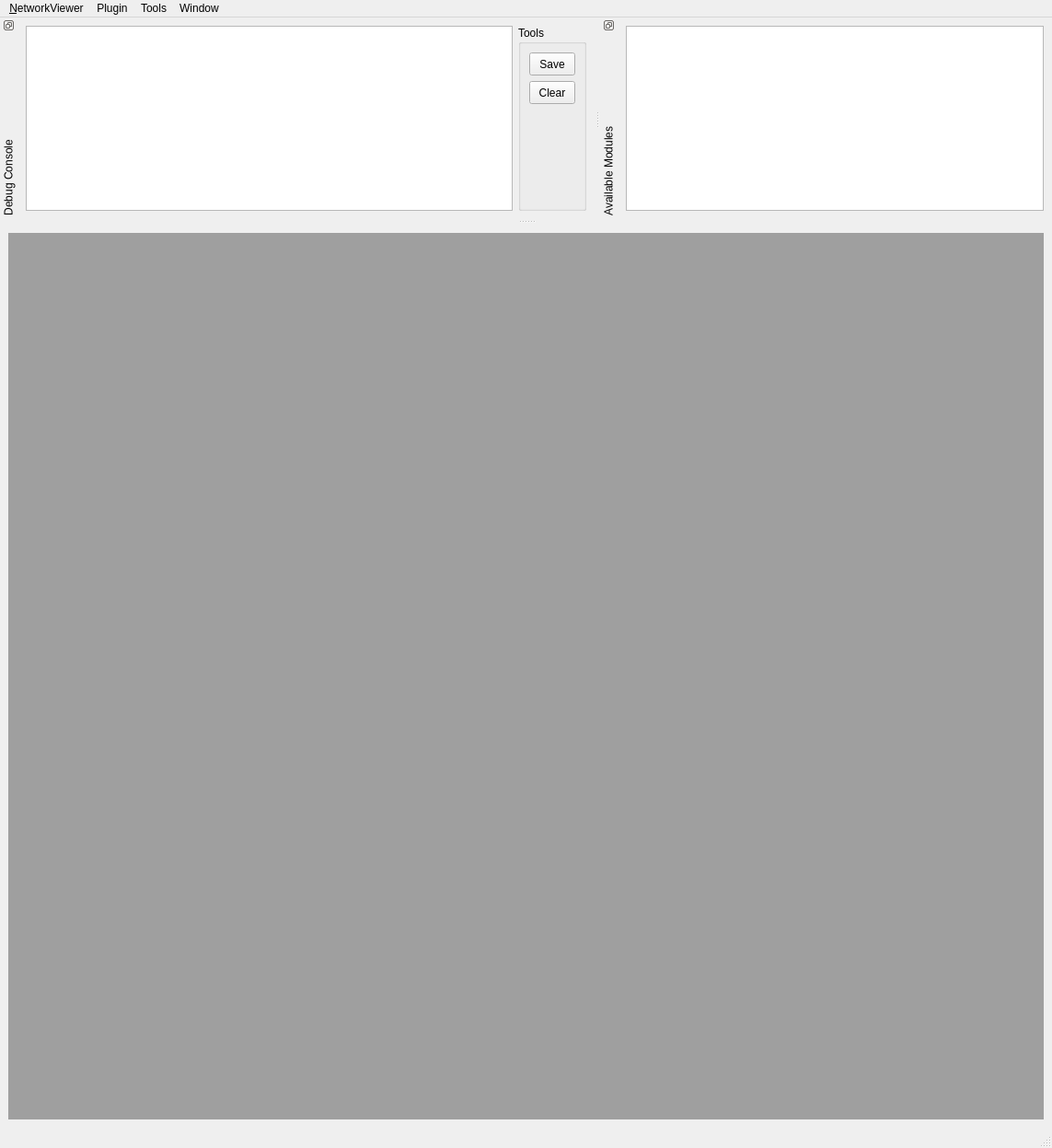
<?xml version="1.0" encoding="UTF-8"?>
<ui version="4.0">
 <class>NETVModuleView</class>
 <widget class="QMainWindow" name="NETVModuleView">
  <property name="geometry">
   <rect>
    <x>0</x>
    <y>0</y>
    <width>1143</width>
    <height>1247</height>
   </rect>
  </property>
  <property name="sizePolicy">
   <sizepolicy hsizetype="Expanding" vsizetype="MinimumExpanding">
    <horstretch>0</horstretch>
    <verstretch>0</verstretch>
   </sizepolicy>
  </property>
  <property name="windowTitle">
   <string>NetViewer</string>
  </property>
  <widget class="QWidget" name="centralwidget">
   <layout class="QVBoxLayout" name="verticalLayout_2">
    <item>
     <widget class="QMdiArea" name="m_mdiArea">
      <property name="enabled">
       <bool>true</bool>
      </property>
      <property name="viewMode">
       <enum>QMdiArea::SubWindowView</enum>
      </property>
      <property name="documentMode">
       <bool>false</bool>
      </property>
      <property name="tabPosition">
       <enum>QTabWidget::West</enum>
      </property>
     </widget>
    </item>
   </layout>
  </widget>
  <widget class="QMenuBar" name="menubar">
   <property name="geometry">
    <rect>
     <x>0</x>
     <y>0</y>
     <width>1143</width>
     <height>22</height>
    </rect>
   </property>
   <widget class="QMenu" name="menu_File">
    <property name="title">
     <string>&amp;NetworkViewer</string>
    </property>
    <addaction name="actionDevice_Selection"/>
    <addaction name="separator"/>
    <addaction name="actionPreferences"/>
    <addaction name="actionAbout"/>
    <addaction name="separator"/>
    <addaction name="actionQuit"/>
   </widget>
   <widget class="QMenu" name="menuPlugin">
    <property name="title">
     <string>Plugin</string>
    </property>
   </widget>
   <widget class="QMenu" name="menuWindow">
    <property name="title">
     <string>Window</string>
    </property>
    <addaction name="actionTile_Windows"/>
    <addaction name="actionCascade_Windows"/>
    <addaction name="actionClose_All_Windows"/>
    <addaction name="separator"/>
   </widget>
   <widget class="QMenu" name="menuTools">
    <property name="title">
     <string>Tools</string>
    </property>
    <addaction name="actionDisable_All_Variables"/>
    <addaction name="actionEnable_All_Variables"/>
   </widget>
   <addaction name="menu_File"/>
   <addaction name="menuPlugin"/>
   <addaction name="menuTools"/>
   <addaction name="menuWindow"/>
  </widget>
  <widget class="QStatusBar" name="statusbar"/>
  <widget class="QDockWidget" name="m_debugDockWidget">
   <property name="sizePolicy">
    <sizepolicy hsizetype="Expanding" vsizetype="MinimumExpanding">
     <horstretch>0</horstretch>
     <verstretch>0</verstretch>
    </sizepolicy>
   </property>
   <property name="minimumSize">
    <size>
     <width>402</width>
     <height>219</height>
    </size>
   </property>
   <property name="maximumSize">
    <size>
     <width>524287</width>
     <height>524287</height>
    </size>
   </property>
   <property name="floating">
    <bool>false</bool>
   </property>
   <property name="features">
    <set>QDockWidget::DockWidgetFloatable|QDockWidget::DockWidgetMovable|QDockWidget::DockWidgetVerticalTitleBar</set>
   </property>
   <property name="allowedAreas">
    <set>Qt::BottomDockWidgetArea|Qt::TopDockWidgetArea</set>
   </property>
   <property name="windowTitle">
    <string>Debug Console</string>
   </property>
   <attribute name="dockWidgetArea">
    <number>4</number>
   </attribute>
   <widget class="QWidget" name="dockWidgetContents">
    <layout class="QHBoxLayout" name="horizontalLayout">
     <item>
      <widget class="QTextEdit" name="m_textEdit">
       <property name="sizePolicy">
        <sizepolicy hsizetype="MinimumExpanding" vsizetype="MinimumExpanding">
         <horstretch>0</horstretch>
         <verstretch>0</verstretch>
        </sizepolicy>
       </property>
      </widget>
     </item>
     <item>
      <widget class="QGroupBox" name="groupBox">
       <property name="maximumSize">
        <size>
         <width>16777215</width>
         <height>16777215</height>
        </size>
       </property>
       <property name="title">
        <string>Tools</string>
       </property>
       <layout class="QVBoxLayout" name="verticalLayout">
        <item>
         <widget class="QToolButton" name="saveToolButton">
          <property name="minimumSize">
           <size>
            <width>50</width>
            <height>25</height>
           </size>
          </property>
          <property name="text">
           <string>Save</string>
          </property>
         </widget>
        </item>
        <item>
         <widget class="QToolButton" name="clearToolButton">
          <property name="minimumSize">
           <size>
            <width>50</width>
            <height>25</height>
           </size>
          </property>
          <property name="text">
           <string>Clear</string>
          </property>
         </widget>
        </item>
        <item>
         <spacer name="verticalSpacer">
          <property name="orientation">
           <enum>Qt::Vertical</enum>
          </property>
          <property name="sizeHint" stdset="0">
           <size>
            <width>20</width>
            <height>40</height>
           </size>
          </property>
         </spacer>
        </item>
       </layout>
      </widget>
     </item>
    </layout>
   </widget>
  </widget>
  <widget class="QDockWidget" name="m_moduleDockWidget">
   <property name="minimumSize">
    <size>
     <width>306</width>
     <height>216</height>
    </size>
   </property>
   <property name="maximumSize">
    <size>
     <width>524287</width>
     <height>524287</height>
    </size>
   </property>
   <property name="floating">
    <bool>false</bool>
   </property>
   <property name="features">
    <set>QDockWidget::DockWidgetFloatable|QDockWidget::DockWidgetMovable|QDockWidget::DockWidgetVerticalTitleBar</set>
   </property>
   <property name="windowTitle">
    <string>Available Modules</string>
   </property>
   <attribute name="dockWidgetArea">
    <number>4</number>
   </attribute>
   <widget class="QWidget" name="dockWidgetContents_4">
    <layout class="QVBoxLayout" name="verticalLayout_3">
     <item>
      <widget class="QGraphicsView" name="m_moduleGraphicsView">
       <property name="sizePolicy">
        <sizepolicy hsizetype="MinimumExpanding" vsizetype="MinimumExpanding">
         <horstretch>0</horstretch>
         <verstretch>0</verstretch>
        </sizepolicy>
       </property>
       <property name="minimumSize">
        <size>
         <width>0</width>
         <height>0</height>
        </size>
       </property>
       <property name="maximumSize">
        <size>
         <width>16777215</width>
         <height>16777215</height>
        </size>
       </property>
      </widget>
     </item>
    </layout>
   </widget>
  </widget>
  <action name="actionInteractive_Arm">
   <property name="checkable">
    <bool>true</bool>
   </property>
   <property name="text">
    <string>Interactive Arm</string>
   </property>
  </action>
  <action name="actionDevice_Selection">
   <property name="text">
    <string>Device Selection</string>
   </property>
  </action>
  <action name="actionTile_Windows">
   <property name="text">
    <string>Tile Windows</string>
   </property>
  </action>
  <action name="actionClose_All_Windows">
   <property name="text">
    <string>Close All Windows</string>
   </property>
  </action>
  <action name="actionCascade_Windows">
   <property name="text">
    <string>Cascade Windows</string>
   </property>
  </action>
  <action name="actionQuit">
   <property name="text">
    <string>Quit</string>
   </property>
  </action>
  <action name="actionPreferences">
   <property name="text">
    <string>Preferences</string>
   </property>
  </action>
  <action name="actionDisable_All_Variables">
   <property name="text">
    <string>Disable all variables</string>
   </property>
  </action>
  <action name="actionEnable_All_Variables">
   <property name="text">
    <string>Enable all variables</string>
   </property>
  </action>
  <action name="actionAbout">
   <property name="text">
    <string>About</string>
   </property>
  </action>
 </widget>
 <resources/>
 <connections/>
</ui>
